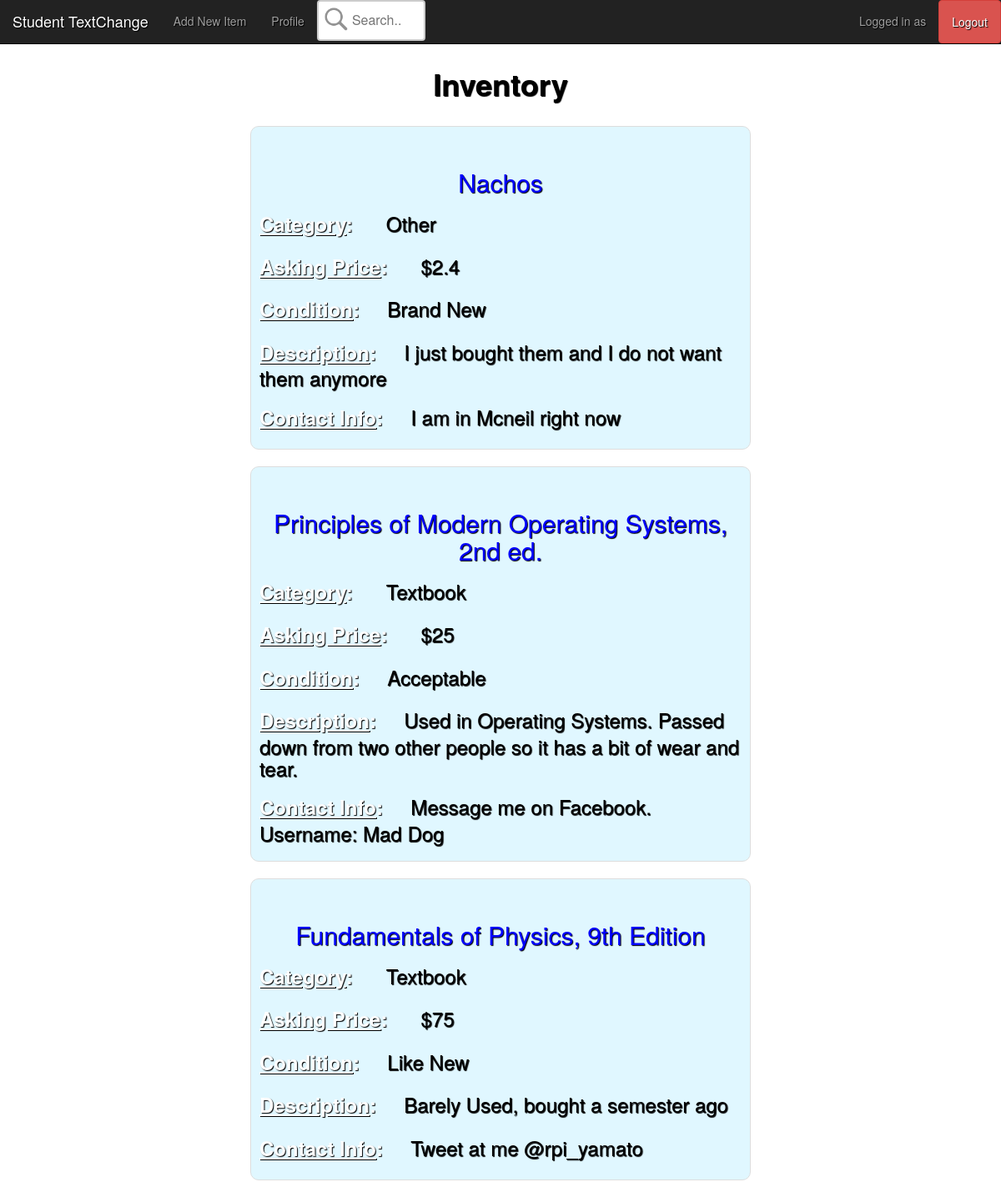
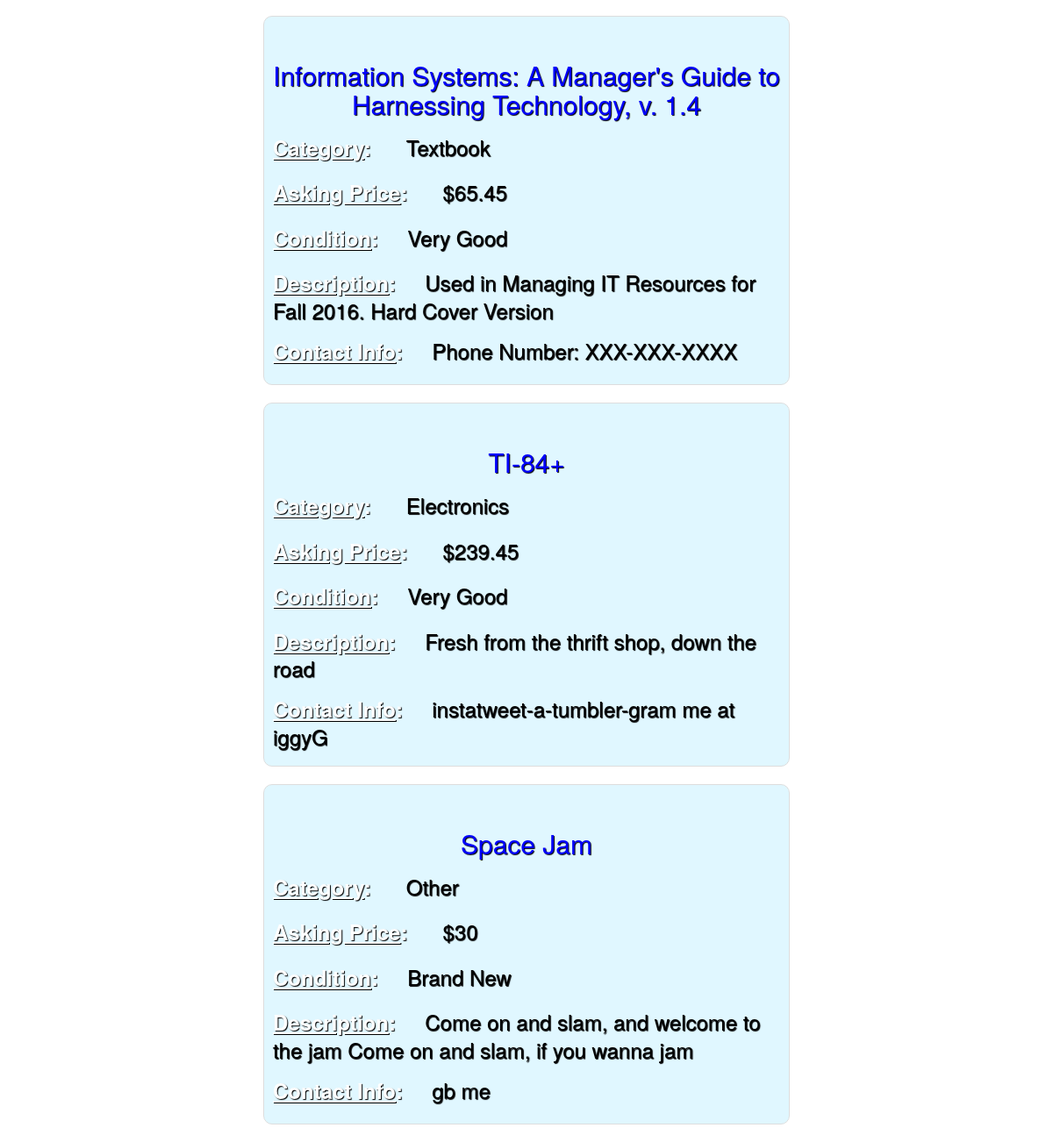
The page /inventory.php on the database its author committed (2 pictures, top to bottom).
### tables this page shows
CREATE TABLE `inventory` (
  `item_id` int(10) UNSIGNED NOT NULL,
  `item_name` varchar(100) DEFAULT NULL,
  `item_condition` varchar(20) DEFAULT NULL,
  `description` varchar(100) DEFAULT NULL,
  `price` float DEFAULT NULL,
  `category` varchar(20) DEFAULT NULL,
  `contact_info` varchar(100) DEFAULT NULL,
  `full_name` varchar(30) DEFAULT NULL,
  `username` varchar(20) NOT NULL,
  `date_added` datetime DEFAULT CURRENT_TIMESTAMP
);

### inventory.php (the view, shortened to what this page needs)
<!DOCTYPE html PUBLIC "-//W3C//DTD XHTML 1.0 Strict//EN" "http://www.w3.org/TR/xhtml1/DTD/xhtml1-strict.dtd">
<html xmlns="http://www.w3.org/1999/xhtml">
  <head>
    <link href="resources/mysite.css" rel="stylesheet" type="text/css"/>
	<link rel="stylesheet" href="https://maxcdn.bootstrapcdn.com/bootstrap/3.3.7/css/bootstrap.min.css">
	<?php
	include("config.php");
	$user_get = $_SESSION["login_user"];
	$searchTerm = '';
	?>
	<nav class="navbar navbar-inverse navbar-fixed-top">
	  <div class="container-fluid">
	    <div class="navbar-header">
	      <a class="navbar-brand" href="inventory.php">Student TextChange</a>
	    </div>
	    <ul class="nav navbar-nav navbar-left">
	      <li><a href="newItem.php">Add New Item</a></li>
	      <li><a href="profile.php">Profile</a></li>
	    </ul>
		<ul class="nav navbar-nav navbar-right">
	      <li><a href="profile.php">Logged in as <?php echo $user_get;?></a></li>
		  <li><a class="btn btn-danger" href="welcome.html" onclick="alert('You have successfully Logged out')"><font color="white">Logout</font></a></li>
	    </ul>
		<div class = "search_cent">
		  <form name="searchBox" target="" method="post">
			<input type="text" class="search" value="<?php echo $searchTerm;?>" name="searchIt" id="searchIt" placeholder="Search..">
		  </form>
		</div>
	  </div>
	</nav>
	<br><br><br>
  </head>
  <body>
    <div class="header">
      <h1><b>Inventory</b></h1>
    </div>
	<br>
    <fieldset>
      <div class="middle">
		<?php
		$money_symbol="$";
		$sql = "SELECT item_name, item_condition, description, price, category, contact_info FROM inventory ORDER BY date_added DESC";
		$result = mysqli_query($db,$sql);
		if ($result->num_rows > 0) {
			 while($row = $result->fetch_assoc()) {
				 ?> <div class = inventory_item> <?php
				 echo"<br><div class=\"title\"><h2>".$row["item_name"]."</h2></div>";
				 echo"<div class=\"subitem\"><h3><label><u>Category</u>: &nbsp;&nbsp;&nbsp;&nbsp;</label><font color=\"black\"> ";
				 echo $row["category"]."</font></h3></div>";
				 echo"<div class=\"subitem\">";
				 echo"<h3><label><u>Asking Price</u>: &nbsp;&nbsp;&nbsp;&nbsp;</label><font color=\"black\"> ";
				 echo"$money_symbol". $row["price"]."</font></h3>";
				 echo"</div>";
				 echo"<div class=\"subitem\"><h3><label><u>Condition</u>: &nbsp;&nbsp;&nbsp;&nbsp;</label><font color=\"black\">";
				 echo $row["item_condition"]."</font></h3></div>";
				 echo"<div class=\"subitem\"><h3><label><u>Description</u>: &nbsp;&nbsp;&nbsp;&nbsp;</label><font color=\"black\">";
				 echo $row["description"]."</font></h3></div>";
				 echo"<div class=\"subitem\"><h3><label><u>Contact Info</u>: &nbsp;&nbsp;&nbsp;&nbsp;</label><font color=\"black\">";
				 echo $row["contact_info"]."</font></h3></div>";
				 ?> </div><?php
			}
		} else {
			 echo "0 results";
		}
		?>
      </div>
    </fieldset>
  </body>
</html>

### resources/mysite.css (style rules this page uses)
body { font-family: "Times New Roman", Times, serif; background-image: url("http://www.rycorsoftware.com/SFimages/default-source/leaf-textbook-management-images/leaf-banner_tinypng.png?sfvrsn=2"); background-repeat: no-repeat; background-size: 1700px 845px; background-color: #551A8B; background-attachment: fixed; background-position: left top; text-shadow: 1px 1px 1px #000; position:relative; min-width:800px; display: block; color: blanchedalmond; }
.header { text-align: center; margin: auto; width: 50%; color: black; }
.middle { color: white; margin: auto; }
.inventory_item { max-width: 600px; margin: 2px; width: 100%; margin: 0 auto; border: 1px solid #ddd; border-radius: 10px; padding: 10px; background-color: rgba(41, 194, 255, 0.14); }
h3 { width: auto; }
.title { color:blue; }
h2 { text-align: center; }
input.search { width: 130px; margin-right: 20px auto; box-sizing: border-box; border: 2px solid #ccc; border-radius: 4px; font-size: 16px; background-color: white; background-image: url(../resources/search-icon-png.png); background-repeat: no-repeat; background-position: top left; background-size: 40px 40px; padding: 11px 20px 11px 40px; -webkit-transition: width 0.4s ease-in-out; transition: width 0.4s ease-in-out; }
.search_cent { margin: auto; margin-right:40px; }
* { -moz-box-sizing: border-box; -webkit-box-sizing: border-box; box-sizing: border-box; }

### rows shown on the page
inventory: item_name "Nachos", category "Other", price "2.4", item_condition "Brand New", description "I just bought them and I do not want them anymore", contact_info "I am in Mcneil right now"
inventory: item_name "Principles of Modern Operating Systems, 2nd ed.", category "Textbook", price "25", item_condition "Acceptable", description "Used in Operating Systems. Passed down from two other people so it has a bit of wear and tear.", contact_info "Message me on Facebook. Username: Mad Dog"
inventory: item_name "Fundamentals of Physics, 9th Edition", category "Textbook", price "75", item_condition "Like New", description "Barely Used, bought a semester ago", contact_info "Tweet at me @rpi_yamato"
inventory: item_name "Information Systems: A Manager's Guide to Harnessing Technology, v. 1.4", category "Textbook", price "65.45", item_condition "Very Good", description "Used in Managing IT Resources for Fall 2016. Hard Cover Version", contact_info "Phone Number: XXX-XXX-XXXX"
inventory: item_name "TI-84+", category "Electronics", price "239.45", item_condition "Very Good", description "Fresh from the thrift shop, down the road", contact_info "instatweet-a-tumbler-gram me at iggyG"
inventory: item_name "Space Jam", category "Other", price "30", item_condition "Brand New", description "Come on and slam, and welcome to the jam Come on and slam, if you wanna jam", contact_info "gb me"
